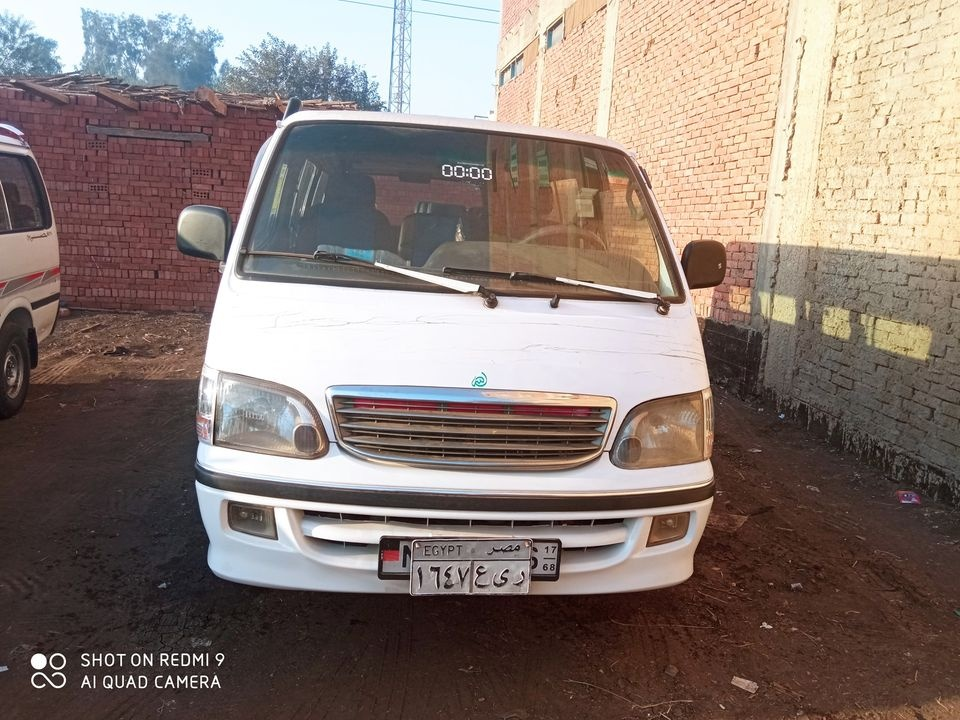
#> input picture GoodImages2/0021.jpg, 960 x 720 px, given in place of 0143.jpg, which was not available
$ python plate_extraction_test.py   (older library calls are emulated)
#> lines starting #> are read from the running program, lines starting #| are printed output that depends on the picture; after the words box and inside, x2 and y2 are one past the last pixel; in counts of white or black regions, pixels touching at a corner belong together; pictures that were not available may be replaced by others from this repository, and a replacement may not be noted
### Production/plate_extraction.py
import cv2
import numpy as np
import imutils
import os


class Verbosity:
    QUIET = 0
    DEBUG = 1
    ALL_STEPS = 2
    WAIT_ON_EACH_STEP = 4


class PlateExtraction:
    def __init__(self, contoursCnt=10, uniqueTitle="", verbosity=Verbosity.QUIET):
        self.image = None
        self.gray = None
        self.thresh = None
        self.contours = None
        self.plate = None
        self.verbosity = verbosity
        self.blackHat = None
        self.contoursCnt = contoursCnt
        self.contoursRectangles = []
        self.uniqueTitle = uniqueTitle
        self.candidates_iterator = None
        self.candidate_plates = []

    def set_verbosity(self, verbosity):
        self.verbosity = verbosity

    def set_unique_title(self, uniqueTitle):
        self.uniqueTitle = uniqueTitle

    def set_contours_cnt(self, contoursCnt):
        self.contoursCnt = contoursCnt

    def show_image(self, title, image, wait=False, Important=True):
        if (self.verbosity == Verbosity.DEBUG and Important) or self.verbosity & Verbosity.ALL_STEPS:
            cv2.imshow(self.uniqueTitle + " " + title, image)
            if wait or self.verbosity & Verbosity.WAIT_ON_EACH_STEP:
                cv2.waitKey(0)

    def set_image(self, image):
        self.image = image
        self.gray = cv2.cvtColor(self.image, cv2.COLOR_BGR2GRAY)
        self.blackHat = cv2.morphologyEx(self.gray, cv2.MORPH_BLACKHAT,
                                         cv2.getStructuringElement(cv2.MORPH_RECT, (13, 4)))

    def set_image_path(self, path):
#> called with path = '..\\Dataset\\Vehicles\\0143.jpg'
        image_colored = cv2.imread(path, cv2.IMREAD_COLOR)
#> image_colored is the input picture: shape (720, 960, 3); mean B, G, R 115.1, 122.1, 136.4
        self.set_image(image_colored)
        img_title = path.split("\\")[-1]
        self.set_unique_title(img_title)

    def get_number_of_chars_in_plate(self, rectangle):
        blackHat = self.blackHat
        x, y, w, h = rectangle

        rect_blackHat = blackHat[y:y+h, x:x+w]
        rect_blackHat = cv2.threshold(
            rect_blackHat, 0, 255, cv2.THRESH_BINARY | cv2.THRESH_OTSU)[1]

        contours = cv2.findContours(rect_blackHat.copy(),
                                    cv2.RETR_EXTERNAL, cv2.CHAIN_APPROX_SIMPLE)
        contours = imutils.grab_contours(contours)

        contours_filtered = []
        filtered_rectangles = []
        candidate_letters_cnt = 0

        center = h/2 + (h/2)*0.2

        for c in contours:
            (x, y, w, h) = cv2.boundingRect(c)
            area = w*h
            # delete very small or very large rectangle.
            if area > 50 and area < 1000:
                # keep thin rectangles and rectangles near the center
                if h/w >= 1 and y <= center <= y+h:
                    candidate_letters_cnt += 1
                filtered_rectangles.append((x, y, w, h))

        imgCpy = rect_blackHat.copy()
        for c in filtered_rectangles:
            (x, y, w, h) = c
            rand_color = np.random.randint(0, 255, size=3).tolist()
            cv2.rectangle(imgCpy, (x, y), (x + w, y + h), rand_color, 2)
        self.show_image("Sub-rectangles for a candidate plate",
                        imgCpy, Important=False)

        return candidate_letters_cnt

    def get_all_candidate_rectangles(self, image):
        connectedComponents = cv2.connectedComponentsWithStats(
            image, 4, cv2.CV_32S)

        (numLabels, labels, stats, centroids) = connectedComponents

        output = self.image.copy()

        plates = []

        for i in range(0, numLabels):
            x = stats[i, cv2.CC_STAT_LEFT]
            y = stats[i, cv2.CC_STAT_TOP]
            w = stats[i, cv2.CC_STAT_WIDTH]
            h = stats[i, cv2.CC_STAT_HEIGHT]
            area = stats[i, cv2.CC_STAT_AREA]
            (cX, cY) = centroids[i]
            aspectRatio = w / h

            if aspectRatio > 1.70 and aspectRatio < 6 and area > 1200:
                chars_cnt = self.get_number_of_chars_in_plate((x, y, w, h))
                cost = chars_cnt/w
                plates.append((cost, (x, y, w, h)))

                cv2.rectangle(output, (x, y), (x + w, y + h), (0, 255, 0), 3)
                cv2.circle(output, (int(cX), int(cY)), 4, (0, 0, 255), -1)

        self.show_image("Candidate Plates", output, True)
        return plates

    def get_all_candidates_iterator(self):
        if len(self.candidate_plates) == 0:
            return iter([])

        self.candidate_plates.sort(key=lambda x: -x[0])
        for plate in self.candidate_plates:
            yield plate

    def process(self):
        morphed_image = self.apply_morphological_operations()

        self.draw_all_contours_with_random_colors(morphed_image)

        plates = self.get_all_candidate_rectangles(morphed_image)
        self.candidate_plates = plates

        self.candidates_iterator = self.get_all_candidates_iterator()

        if self.candidates_iterator:
            try:
                _, best_plate = next(self.candidates_iterator)
            except StopIteration:
                best_plate = None
            if best_plate:
                self.plate = best_plate
                output = self.image.copy()
                x, y, w, h = best_plate
                cv2.rectangle(output, (x, y), (x + w, y + h), (0, 255, 0), 3)
                self.show_image("Detected Plate", output, True)

    def apply_morphological_operations(self):
        gray = self.gray
        rect_kernel = cv2.getStructuringElement(cv2.MORPH_RECT, (25, 4))

        # Step 1: Opening to erase plate region and keep non-plate region from grayscale image
        erode = cv2.erode(gray, rect_kernel, iterations=2)
        dilate = cv2.dilate(erode, rect_kernel, iterations=2)
        self.show_image("Skewed Image", dilate, Important=False)

        # Step 2: Subtract the dilated image from the grayscale image
        # where the area of plate region will be highlighted.

        subtracted = cv2.subtract(gray, dilate)
        self.show_image("Subtracted Image to Highlight Plate",
                        subtracted, Important=False)

        # Step 3: Threshold the subtracted image to get the binary image
        img_threshold = cv2.threshold(
            subtracted, 0, 255, cv2.THRESH_BINARY + cv2.THRESH_OTSU)[1]
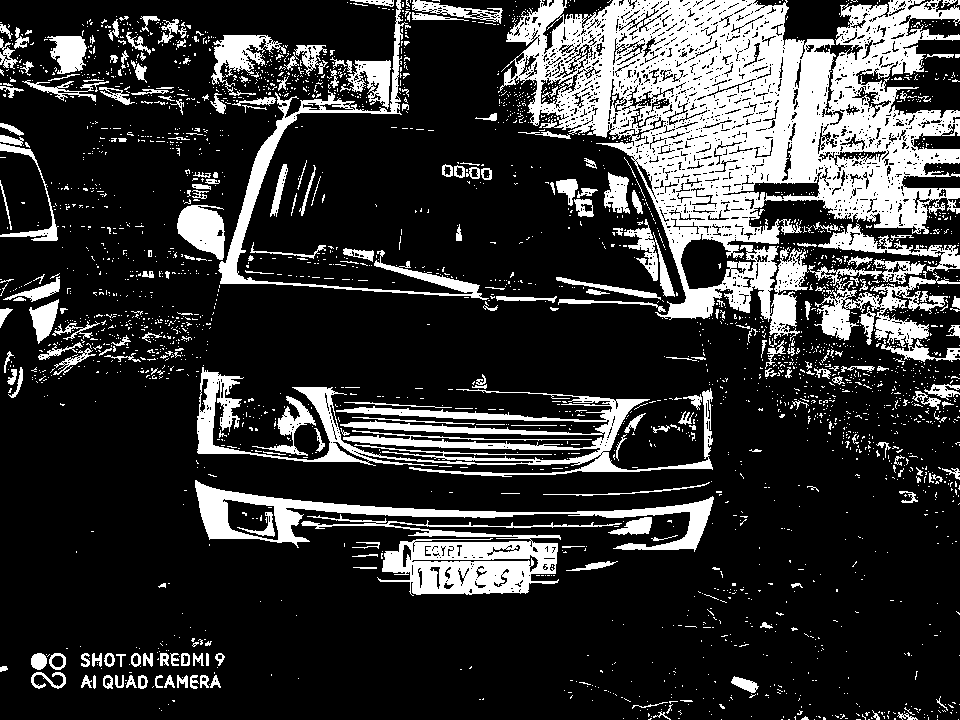
#> img_threshold: shape (720, 960); 21.2% white; 2778 white regions (2525 under 20 px), largest, box (x1, y1, x2, y2) and area: (498, 0, 960, 341) 68328, (197, 367, 713, 477) 12843, (301, 514, 622, 596) 8409
        self.show_image("Threshold Image", img_threshold, Important=False)

        # Step 4: Use diamond kernel to erode the image to remove noise
        kernel_data = np.array([[0, 0, 1, 0, 0],
                                [0, 1, 1, 1, 0],
                                [1, 1, 1, 1, 1],
                                [0, 1, 1, 1, 0],
                                [0, 0, 1, 0, 0]], dtype=np.uint8)

        eroded2 = cv2.erode(img_threshold, kernel_data, iterations=1)
#> eroded2: shape (720, 960); 7.3% white; 756 white regions (552 under 20 px), largest, box (x1, y1, x2, y2) and area: (789, 52, 837, 182) 3055, (740, 37, 801, 182) 3032, (197, 483, 512, 542) 2842
        dilated2 = cv2.dilate(eroded2, kernel_data, iterations=1)
#> dilated2: shape (720, 960); 14.5% white; 271 white regions (83 under 20 px), largest, box (x1, y1, x2, y2) and area: (590, 0, 960, 319) 47894, (382, 541, 557, 595) 5822, (195, 481, 514, 544) 4550

        # Step 5: Use Opening to remove noise more
        eroded3 = cv2.erode(dilated2, None, iterations=2)
#> eroded3: shape (720, 960); 5% white; 499 white regions (316 under 20 px), largest, box (x1, y1, x2, y2) and area: (790, 54, 836, 181) 2686, (197, 485, 510, 541) 2611, (751, 42, 801, 181) 1641
        dilated3 = cv2.dilate(eroded3, None, iterations=2)
#> dilated3: shape (720, 960); 11.8% white; 277 white regions (6 under 20 px), largest, box (x1, y1, x2, y2) and area: (638, 0, 803, 209) 15075, (195, 483, 512, 543) 4515, (788, 52, 838, 183) 3791

        self.show_image("Opening to Remove Noise", dilated2)

        # Step 6: Use Closing to fill the gaps in the plate region
        kern_spanning_horizontally = cv2.getStructuringElement(
            cv2.MORPH_RECT, (10, 4))
        dilated4 = cv2.dilate(
            dilated3, kern_spanning_horizontally, iterations=1)
#> dilated4: shape (720, 960); 19.9% white; 73 white regions, largest, box (x1, y1, x2, y2) and area: (572, 0, 960, 327) 69096, (379, 540, 560, 597) 7928, (191, 482, 517, 545) 6895
        eroded4 = cv2.erode(dilated4, kern_spanning_horizontally, iterations=1)
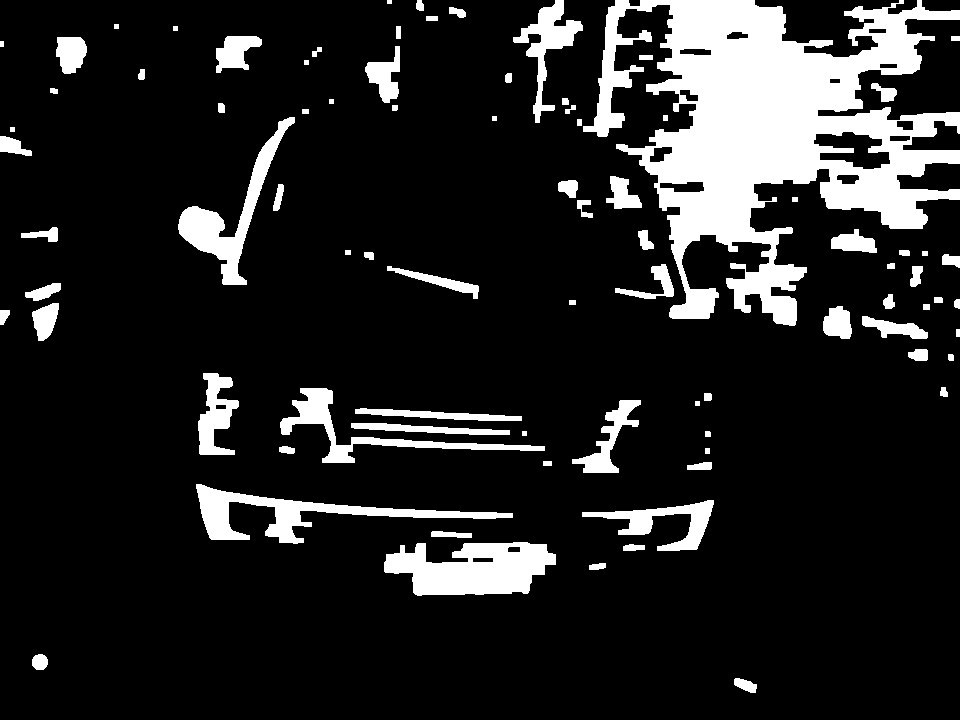
#> eroded4: shape (720, 960); 14% white; 85 white regions

        self.show_image("Image with Plate Whitened",
                        eroded4, Important=True)
        return eroded4

    def draw_all_contours_with_random_colors(self, image):
        contours = cv2.findContours(
            image.copy(), cv2.RETR_EXTERNAL, cv2.CHAIN_APPROX_SIMPLE)
#> contours = 85 contours, 10 with area under 20; largest, box (x1, y1, x2, y2) and area: (583, 0, 960, 326) 55524, (384, 542, 556, 596) 6325, (196, 484, 513, 544) 4352, (178, 117, 295, 285) 3894, (280, 388, 545, 463) 2846
        contours = imutils.grab_contours(contours)

        img_cpy = self.image.copy()

        for c in contours:
            (x, y, w, h) = cv2.boundingRect(c)
            rand_color = np.random.randint(0, 255, size=3).tolist()
            cv2.rectangle(img_cpy, (x, y), (x + w, y + h), rand_color, 2)
#> this loop made 85 passes
#> (x, y, w, h, rand_color) on passes 1 to 8: (734, 678, 23, 15, [172, 47, 117]), (32, 654, 16, 16, [192, 67, 251]), (589, 563, 17, 7, [195, 103, 9]), (623, 544, 22, 7, [211, 21, 242]), (384, 542, 172, 54, [36, 87, 70]), (431, 531, 41, 7, [216, 88, 140]), (582, 500, 132, 51, [58, 193, 230]), (196, 484, 317, 60, [39, 87, 174])
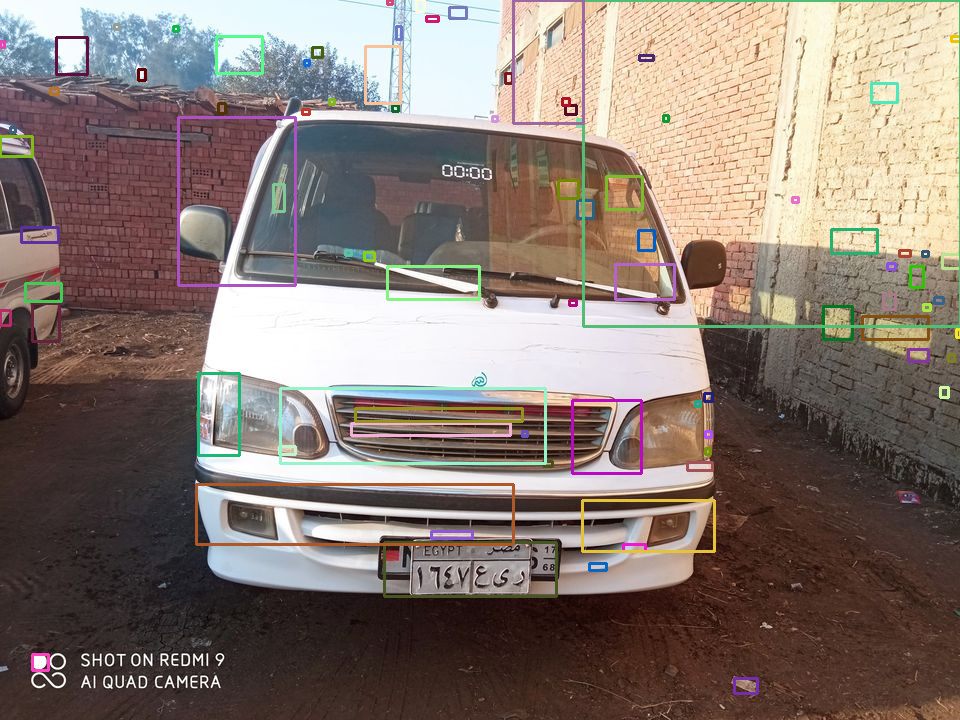
#> img_cpy: shape (720, 960, 3); 4.04% of pixels changed, all inside (x1, y1, x2, y2) = (0, 0, 960, 695)

        self.show_image("All Possible Contours", img_cpy)

    # [29 lines left out: functions save_plate_img, get_plate_image, get_plate_data, not called in this run]

### Production/plate_extraction_test.py
import cv2

from plate_extraction import PlateExtraction, Verbosity
import os
import numpy as np


# [121 lines left out: functions compare_with_dataset, test, pickRandomNImagesAndExtractAndShow, get_corresponding_label_data, save_good_images, not called in this run]


if __name__ == "__main__":
    pe = PlateExtraction()
    pe.set_verbosity(Verbosity.ALL_STEPS)
    pe.set_image_path("..\\Dataset\\Vehicles\\0143.jpg")
    pe.process()
#> in get_all_candidate_rectangles, `(numLabels, labels, stats, centroids) = connectedComponents`:
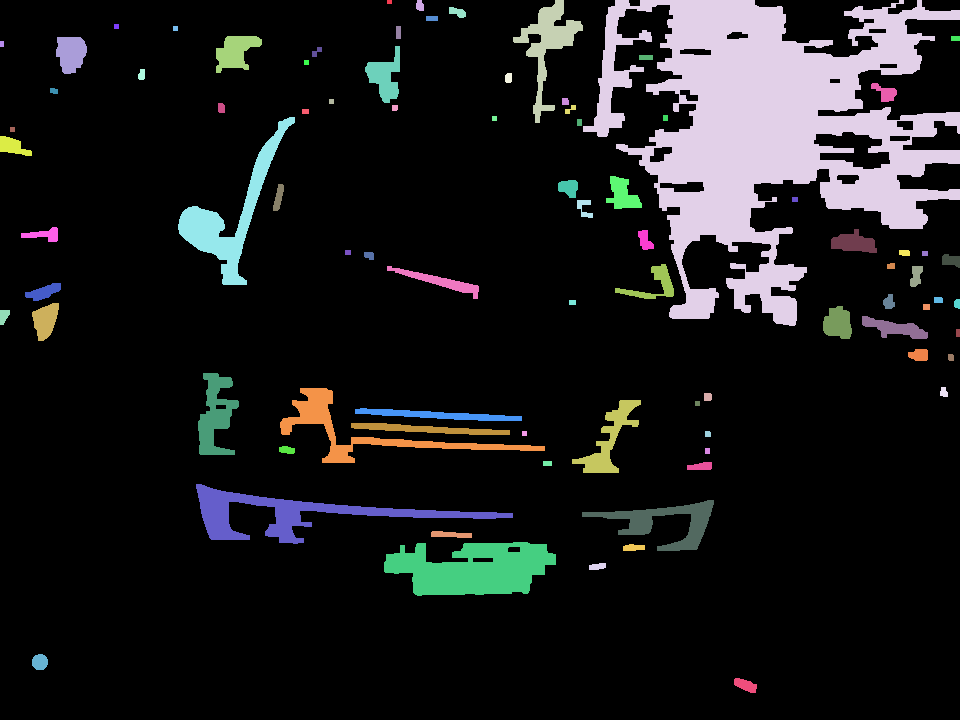
#> labels: shape (720, 960) int32; 86 distinct labels, from 0 to 85; one colour per label, 0 black
#> in get_all_candidate_rectangles, `(numLabels, labels, stats, centroids) = connectedComponents`: numLabels = 86; stats = 86 rows, first 6: [0, 0, 960, 720, 594286], [387, 0, 5, 4, 20], [416, 0, 8, 11, 74], [513, 0, 70, 123, 2356], [583, 0, 377, 326, 54363], [449, 7, 17, 11, 123]; centroids = 86 pairs, first value 1.5 to 957.5, second value 1.5 to 684.8
#> the loop in get_all_candidate_rectangles, `for i in range(0, numLabels):` made 86 passes
#> (area, cX, cY, aspectRatio) on passes 1 to 8: (594286, 456.3, 380.6, 1.33), (20, 389, 1.5, 1.25), (74, 419.5, 5.26, 0.727), (2356, 547.4, 44.2, 0.569), (54363, 770.3, 129.9, 1.16), (123, 457.1, 11.79, 1.55), (60, 431.5, 18, 2.4), (25, 116, 26, 1)
#> after the loop in get_all_candidate_rectangles, `for i in range(0, numLabels):`:
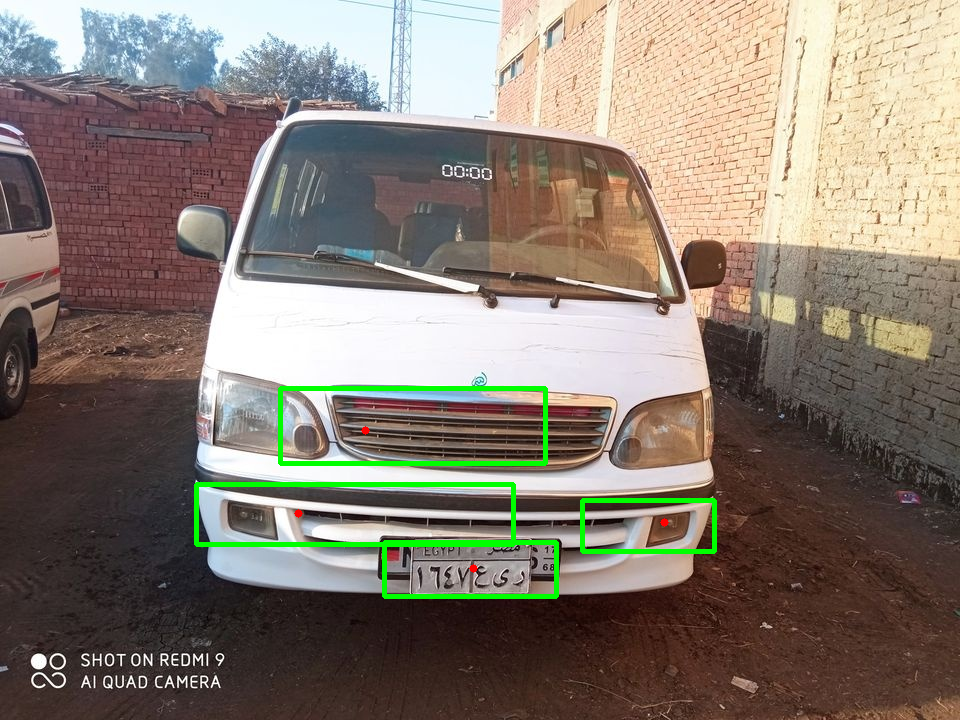
#> output: shape (720, 960, 3); 1.59% of pixels changed, all inside (x1, y1, x2, y2) = (194, 386, 717, 599)
#> in process, `cv2.rectangle(output, (x, y), (x + w, y + h), (0, 255, 0), 3)`:
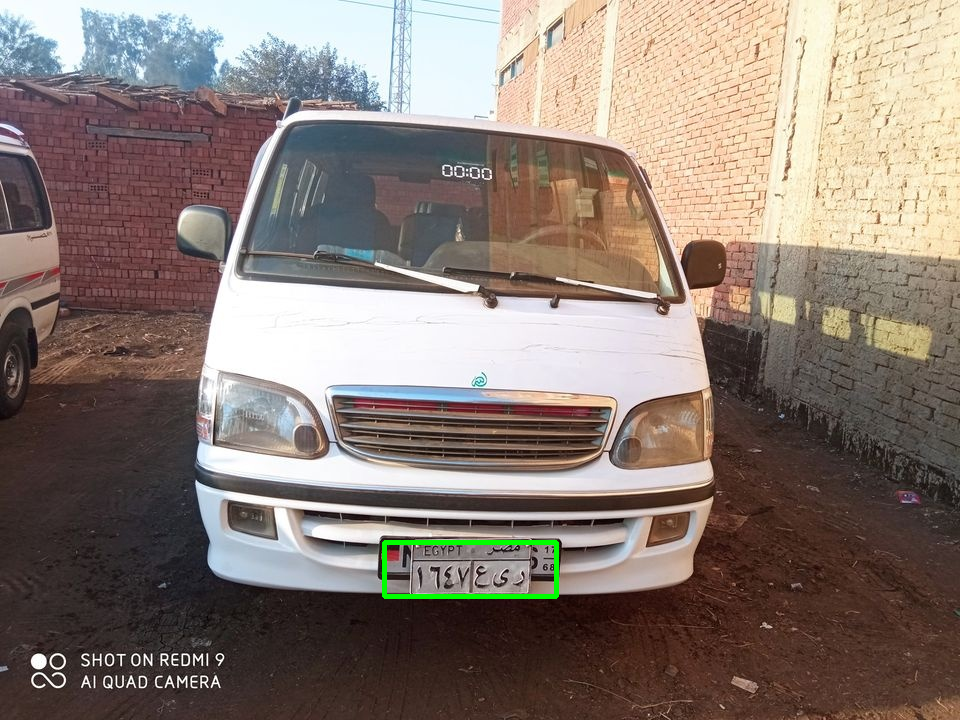
#> output: shape (720, 960, 3); 0.33% of pixels changed, all inside (x1, y1, x2, y2) = (382, 540, 559, 599)

    # [4 lines of commented-out code are left out]
